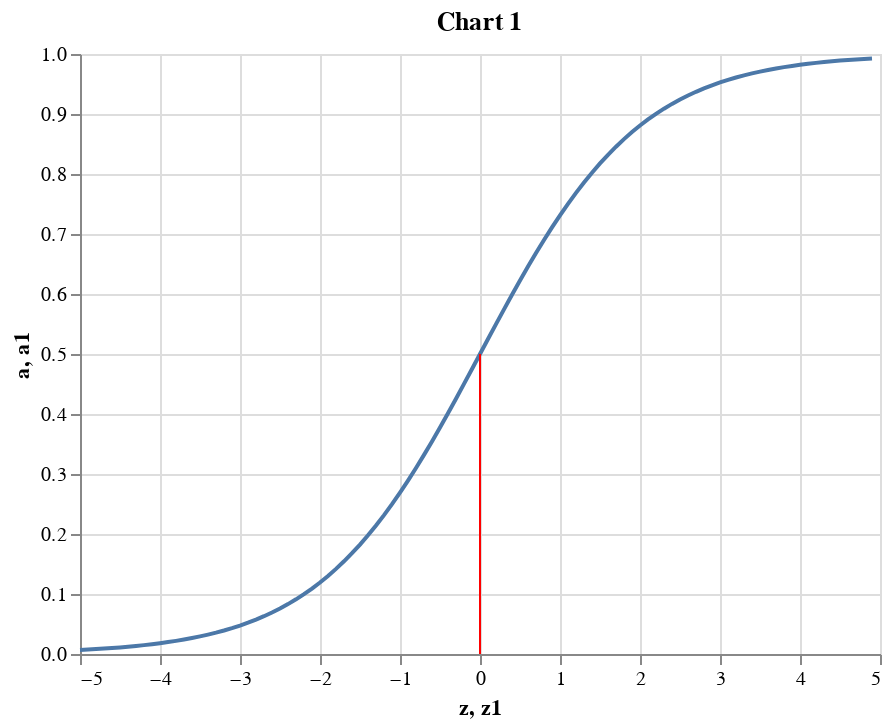

Here is the notebook cell this chart was saved with:
### Markdown cell above
The sigmoid has an $S$ shape like in **Chart 1** (the red line indicates the inflection point or threshold):

### Code cell
from scipy.special import expit
import numpy as np
import altair as alt
import pandas as pd
z = np.arange(-5.0,5.0, 0.1)
a = expit(z)
df = pd.DataFrame({"a":a, "z":z})
df["z1"] = 0
df["a1"] = 0.5
sigmoid = alt.Chart(df).mark_line().encode(x="z", y="a")
threshold = alt.Chart(df).mark_rule(color="red").encode(x="z1", y="a1")
(sigmoid + threshold).properties(title='Chart 1')

### Figure 1 — Vega-Lite specification as saved in the notebook (floating-point values rounded to 4 significant figures)
{"config": {"view": {"continuousWidth": 400, "continuousHeight": 300}}, "layer": [{"mark": "line", "encoding": {"x": {"type": "quantitative", "field": "z"}, "y": {"type": "quantitative", "field": "a"}}}, {"mark": {"type": "rule", "color": "red"}, "encoding": {"x": {"type": "quantitative", "field": "z1"}, "y": {"type": "quantitative", "field": "a1"}}}], "data": {"name": "data-4ce8df9580f59e633b8d399e9190ac6d"}, "title": "Chart 1", "$schema": "https://vega.github.io/schema/vega-lite/v4.0.2.json", "datasets": {"data-4ce8df9580f59e633b8d399e9190ac6d": [{"a": 0.006693, "z": -5.0, "z1": 0, "a1": 0.5}, {"a": 0.007392, "z": -4.9, "z1": 0, "a1": 0.5}, {"a": 0.008163, "z": -4.8, "z1": 0, "a1": 0.5}, {"a": 0.009013, "z": -4.7, "z1": 0, "a1": 0.5}, {"a": 0.009952, "z": -4.6, "z1": 0, "a1": 0.5}, {"a": 0.01099, "z": -4.5, "z1": 0, "a1": 0.5}, {"a": 0.01213, "z": -4.4, "z1": 0, "a1": 0.5}, {"a": 0.01339, "z": -4.3, "z1": 0, "a1": 0.5}, {"a": 0.01477, "z": -4.2, "z1": 0, "a1": 0.5}, {"a": 0.0163, "z": -4.1, "z1": 0, "a1": 0.5}, {"a": 0.01799, "z": -4.0, "z1": 0, "a1": 0.5}, {"a": 0.01984, "z": -3.9, "z1": 0, "a1": 0.5}, {"a": 0.02188, "z": -3.8, "z1": 0, "a1": 0.5}, {"a": 0.02413, "z": -3.7, "z1": 0, "a1": 0.5}, {"a": 0.0266, "z": -3.6, "z1": 0, "a1": 0.5}, {"a": 0.02931, "z": -3.5, "z1": 0, "a1": 0.5}, {"a": 0.0323, "z": -3.4, "z1": 0, "a1": 0.5}, {"a": 0.03557, "z": -3.3, "z1": 0, "a1": 0.5}, {"a": 0.03917, "z": -3.2, "z1": 0, "a1": 0.5}, {"a": 0.04311, "z": -3.1, "z1": 0, "a1": 0.5}, {"a": 0.04743, "z": -3.0, "z1": 0, "a1": 0.5}, {"a": 0.05215, "z": -2.9, "z1": 0, "a1": 0.5}, {"a": 0.05732, "z": -2.8, "z1": 0, "a1": 0.5}, {"a": 0.06297, "z": -2.7, "z1": 0, "a1": 0.5}, {"a": 0.06914, "z": -2.6, "z1": 0, "a1": 0.5}, {"a": 0.07586, "z": -2.5, "z1": 0, "a1": 0.5}, {"a": 0.08317, "z": -2.4, "z1": 0, "a1": 0.5}, {"a": 0.09112, "z": -2.3, "z1": 0, "a1": 0.5}, {"a": 0.09975, "z": -2.2, "z1": 0, "a1": 0.5}, {"a": 0.1091, "z": -2.1, "z1": 0, "a1": 0.5}, {"a": 0.1192, "z": -2.0, "z1": 0, "a1": 0.5}, {"a": 0.1301, "z": -1.9, "z1": 0, "a1": 0.5}, {"a": 0.1419, "z": -1.8, "z1": 0, "a1": 0.5}, {"a": 0.1545, "z": -1.7, "z1": 0, "a1": 0.5}, {"a": 0.168, "z": -1.6, "z1": 0, "a1": 0.5}, {"a": 0.1824, "z": -1.5, "z1": 0, "a1": 0.5}, {"a": 0.1978, "z": -1.4, "z1": 0, "a1": 0.5}, {"a": 0.2142, "z": -1.3, "z1": 0, "a1": 0.5}, {"a": 0.2315, "z": -1.2, "z1": 0, "a1": 0.5}, {"a": 0.2497, "z": -1.1, "z1": 0, "a1": 0.5}, {"a": 0.2689, "z": -1.0, "z1": 0, "a1": 0.5}, {"a": 0.2891, "z": -0.9, "z1": 0, "a1": 0.5}, {"a": 0.31, "z": -0.8, "z1": 0, "a1": 0.5}, {"a": 0.3318, "z": -0.7, "z1": 0, "a1": 0.5}, {"a": 0.3543, "z": -0.6, "z1": 0, "a1": 0.5}, {"a": 0.3775, "z": -0.5, "z1": 0, "a1": 0.5}, {"a": 0.4013, "z": -0.4, "z1": 0, "a1": 0.5}, {"a": 0.4256, "z": -0.3, "z1": 0, "a1": 0.5}, {"a": 0.4502, "z": -0.2, "z1": 0, "a1": 0.5}, {"a": 0.475, "z": -0.1, "z1": 0, "a1": 0.5}, {"a": 0.5, "z": -1.776e-14, "z1": 0, "a1": 0.5}, {"a": 0.525, "z": 0.1, "z1": 0, "a1": 0.5}, {"a": 0.5498, "z": 0.2, "z1": 0, "a1": 0.5}, {"a": 0.5744, "z": 0.3, "z1": 0, "a1": 0.5}, {"a": 0.5987, "z": 0.4, "z1": 0, "a1": 0.5}, {"a": 0.6225, "z": 0.5, "z1": 0, "a1": 0.5}, {"a": 0.6457, "z": 0.6, "z1": 0, "a1": 0.5}, {"a": 0.6682, "z": 0.7, "z1": 0, "a1": 0.5}, {"a": 0.69, "z": 0.8, "z1": 0, "a1": 0.5}, {"a": 0.7109, "z": 0.9, "z1": 0, "a1": 0.5}, {"a": 0.7311, "z": 1.0, "z1": 0, "a1": 0.5}, {"a": 0.7503, "z": 1.1, "z1": 0, "a1": 0.5}, {"a": 0.7685, "z": 1.2, "z1": 0, "a1": 0.5}, {"a": 0.7858, "z": 1.3, "z1": 0, "a1": 0.5}, {"a": 0.8022, "z": 1.4, "z1": 0, "a1": 0.5}, {"a": 0.8176, "z": 1.5, "z1": 0, "a1": 0.5}, {"a": 0.832, "z": 1.6, "z1": 0, "a1": 0.5}, {"a": 0.8455, "z": 1.7, "z1": 0, "a1": 0.5}, {"a": 0.8581, "z": 1.8, "z1": 0, "a1": 0.5}, {"a": 0.8699, "z": 1.9, "z1": 0, "a1": 0.5}, {"a": 0.8808, "z": 2.0, "z1": 0, "a1": 0.5}, {"a": 0.8909, "z": 2.1, "z1": 0, "a1": 0.5}, {"a": 0.9002, "z": 2.2, "z1": 0, "a1": 0.5}, {"a": 0.9089, "z": 2.3, "z1": 0, "a1": 0.5}, {"a": 0.9168, "z": 2.4, "z1": 0, "a1": 0.5}, {"a": 0.9241, "z": 2.5, "z1": 0, "a1": 0.5}, {"a": 0.9309, "z": 2.6, "z1": 0, "a1": 0.5}, {"a": 0.937, "z": 2.7, "z1": 0, "a1": 0.5}, {"a": 0.9427, "z": 2.8, "z1": 0, "a1": 0.5}, {"a": 0.9478, "z": 2.9, "z1": 0, "a1": 0.5}, {"a": 0.9526, "z": 3.0, "z1": 0, "a1": 0.5}, {"a": 0.9569, "z": 3.1, "z1": 0, "a1": 0.5}, {"a": 0.9608, "z": 3.2, "z1": 0, "a1": 0.5}, {"a": 0.9644, "z": 3.3, "z1": 0, "a1": 0.5}, {"a": 0.9677, "z": 3.4, "z1": 0, "a1": 0.5}, {"a": 0.9707, "z": 3.5, "z1": 0, "a1": 0.5}, {"a": 0.9734, "z": 3.6, "z1": 0, "a1": 0.5}, {"a": 0.9759, "z": 3.7, "z1": 0, "a1": 0.5}, {"a": 0.9781, "z": 3.8, "z1": 0, "a1": 0.5}, {"a": 0.9802, "z": 3.9, "z1": 0, "a1": 0.5}, {"a": 0.982, "z": 4.0, "z1": 0, "a1": 0.5}, {"a": 0.9837, "z": 4.1, "z1": 0, "a1": 0.5}, {"a": 0.9852, "z": 4.2, "z1": 0, "a1": 0.5}, {"a": 0.9866, "z": 4.3, "z1": 0, "a1": 0.5}, {"a": 0.9879, "z": 4.4, "z1": 0, "a1": 0.5}, {"a": 0.989, "z": 4.5, "z1": 0, "a1": 0.5}, {"a": 0.99, "z": 4.6, "z1": 0, "a1": 0.5}, {"a": 0.991, "z": 4.7, "z1": 0, "a1": 0.5}, {"a": 0.9918, "z": 4.8, "z1": 0, "a1": 0.5}, {"a": 0.9926, "z": 4.9, "z1": 0, "a1": 0.5}]}}
